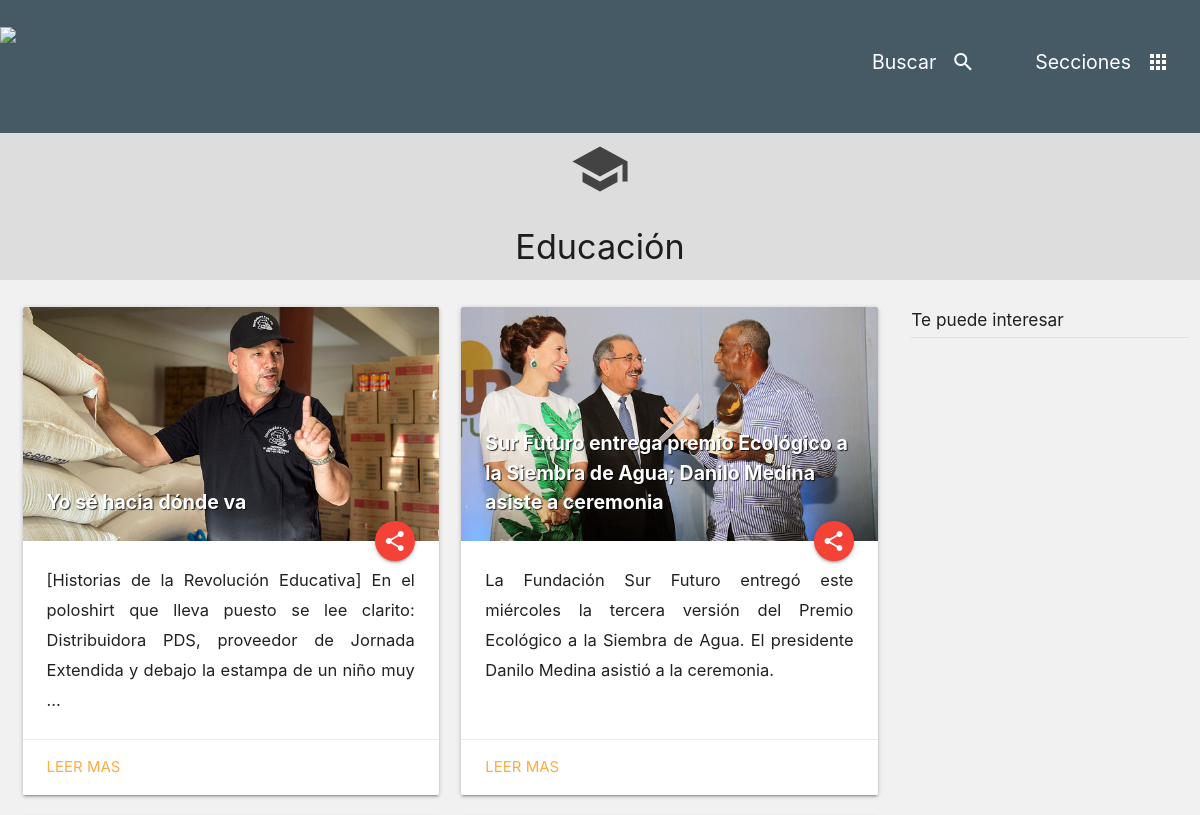
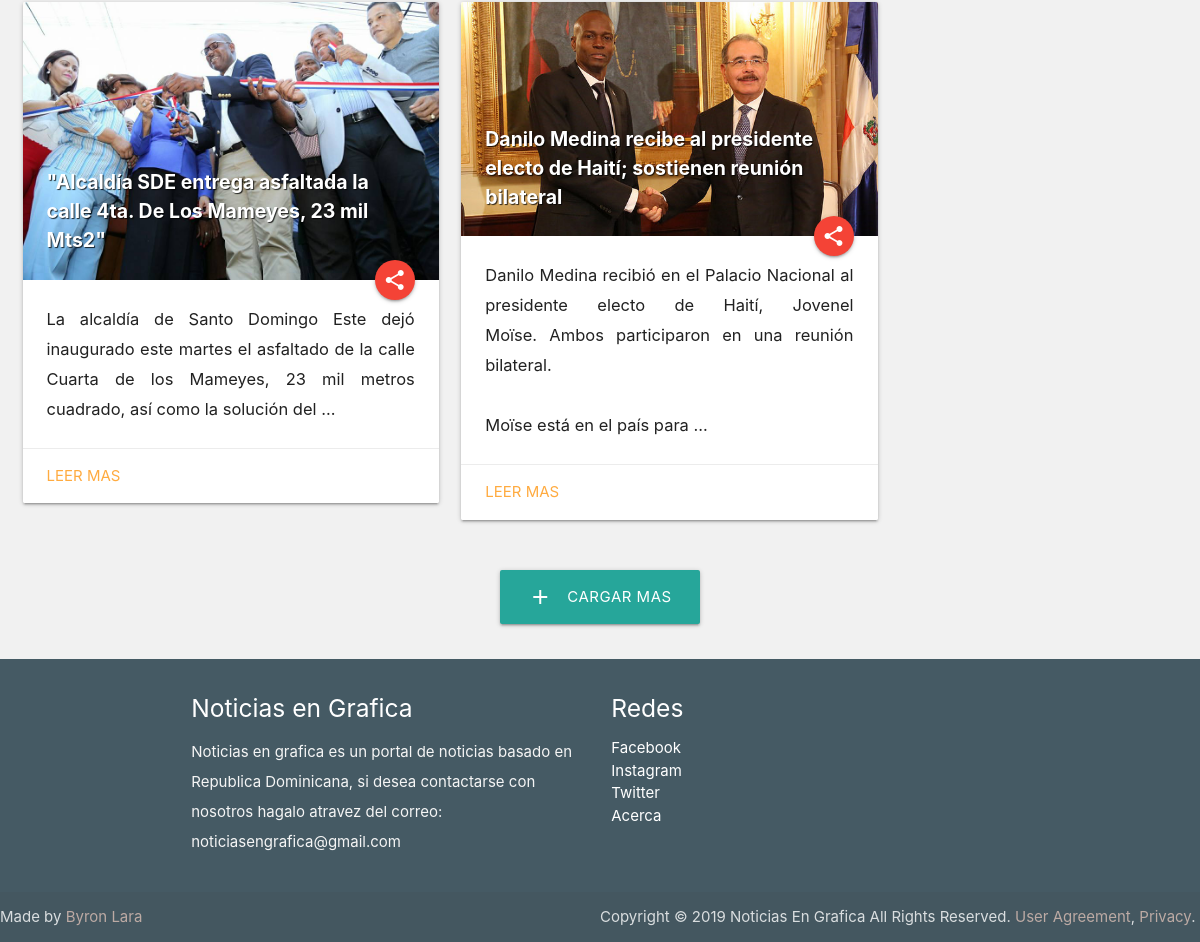
Screenshot of /sections/educacion/ with the database file from the repository (2 pictures, top to bottom).
### post/models.py (models this page shows, shortened)
class Category(models.Model):
	title = models.CharField(max_length=100, verbose_name ='Titulo')
	slug = models.SlugField(max_length=100, unique=True)
	icon = models.CharField(max_length=100, verbose_name ='Icono')
	class Meta:
		verbose_name = 'Categoria'
		verbose_name_plural = 'Categorias'
	def get_absolute_url(self):
		return reverse('categories', args=[self.slug])

class Post(models.Model):
	title = models.CharField(max_length=255, verbose_name ='Titulo')
	slug = models.SlugField(max_length=255, unique=True)
	status = models.CharField(choices=STATUS_CHOICES, default='draft', max_length=10, verbose_name ='Estatus')
	breaking_news = models.BooleanField(default=False, verbose_name='Destacado')
	publication_date = models.DateTimeField(verbose_name ='Fecha')
	category = models.ForeignKey(Category, verbose_name ='Categoria')
	picture = models.ImageField(upload_to='uploads/%Y/%m/%d', null=True, blank=True, verbose_name ='Imagen')
	content = RichTextUploadingField(verbose_name ='Contenido')
	gallery_content = models.BooleanField(default=False, verbose_name='Galeria')
	tags = models.ManyToManyField(Tag)
	class Meta:
		verbose_name = 'Publicacion'
		verbose_name_plural = 'Publicaciones'
	def get_absolute_url(self):
		return reverse('entry_detail', args=[self.slug])

### post/views.py (the view)
# urls.py: url(r'^sections/(?P<category_slug>[-\w]+)/$', Categories, name='categories'),
def Categories(request, category_slug):
	categories = Category.objects.all()
	entries = Post.objects.filter(status='published')
	revs = Ads.objects.filter(spot='section')
	if category_slug:
		category = get_object_or_404(Category, slug=category_slug)
		entries = entries.filter(category=category)
	paginator_sections = Paginator(entries, 4)
	page = request.GET.get('page')
	try:
		entriess = paginator_sections.page(page)
	except PageNotAnInteger:
		entriess = paginator_sections.page(1)
	except EmptyPage:
		entriess = paginator_sections.page(paginator_sections.num_pages)
	template = loader.get_template('sections.html')
	context = {
		'categories' : categories,
		'category' : category,
		'entriess' : entriess,
		'revs' : revs
	}
	return HttpResponse(template.render(context, request))

### notigrafika/templates/sections.html (shortened to what this page needs)
{% extends 'base.html' %}
{% block head %}
<div class="row">
  <div style="background-color: #ddd;" class="col s12 m12 center-align">
    <i style="opacity: 0.8; padding-top: 6px" class="medium material-icons">{{ category.icon }}</i>
    <h4>{{ category.title }}</h4>
    </div>
  </div>
{% endblock %}
{% block content %}
  {% for entry in entriess %}
    <div class="col s12 m6">
      <div class="card hoverable">
        <div class="card-image">
          <a href="{{ entry.get_absolute_url }}">
          <img src="{{ entry.picture.url }}">
          </a>
          <a href="{{ entry.get_absolute_url }}">
          <span class="card-title">{{ entry.title }}</span>
          </a>
          <a class="btn-floating halfway-fab waves-effect waves-light red tooltipped" data-tooltip="Compartir"><i class="material-icons">share</i></a>
        </div>
        <div class="card-content">
        {{ entry.content | safe | truncatewords:30 | linebreaks }}
        </div>
        <div class="card-action">
          <a href="{{ entry.get_absolute_url }}">Leer mas</a>
        </div>
      </div>
    </div>
{% endfor %}
{% endblock %}
{% block pagination %}
  <ul class="pagination center-align">
    {% if entriess.has_next %}
    <a href="?page={{ entriess.next_page_number }}{% if request.GET.q %}&q={{ request.GET.q }}{% endif %}" class="waves-effect waves-light btn-large"><i class="material-icons left">add</i>Cargar mas</a>
    {% endif %}
  </ul>
{% endblock %}

### notigrafika/static/css/style.css (style rules this page uses)
p { line-height: 2rem; }
body { background-color: #f1f1f1; }
.card .card-image .card-title { font-size: 1.3rem; font-weight: bold; color: #fff; position: absolute; bottom: 0; left: 0; max-width: 100%; padding: 24px; border-top-left-radius: 3px; border-top-right-radius: 3px; background-color: transparent; text-shadow: 1px 1px 1px rgba(0,0,0,.8); }
.card .card-content p { margin: 0; font-size: 1.1rem; }

### rows the page displays
Category: title "Educación"
Post: picture (picture), title "Yo sé hacia dónde va", content "[Historias de la Revolución Educativa] En el poloshirt que lleva puesto se lee clarito: Distribuidora PDS, proveedor de Jornada Extendida y debajo la estampa de un niño muy …"
Post: picture (picture), title "Sur Futuro entrega premio Ecológico a la Siembra de Agua; Danilo Medina asiste a ceremonia", content "La Fundación Sur Futuro entregó este miércoles la tercera versión del Premio Ecológico a la Siembra de Agua. El presidente Danilo Medina asistió a la ceremonia."
Post: picture (picture), title "\"Alcaldía SDE entrega asfaltada la calle 4ta. De Los Mameyes, 23 mil Mts2\"", content "La alcaldía de Santo Domingo Este dejó inaugurado este martes el asfaltado de la calle Cuarta de los Mameyes, 23 mil metros cuadrado, así como la solución del …"
Post: picture (picture), title "Danilo Medina recibe al presidente electo de Haití; sostienen reunión bilateral", content "Danilo Medina recibió en el Palacio Nacional al presidente electo de Haití, Jovenel Moïse. Ambos participaron en una reunión bilateral. Moïse está en el país para …"
